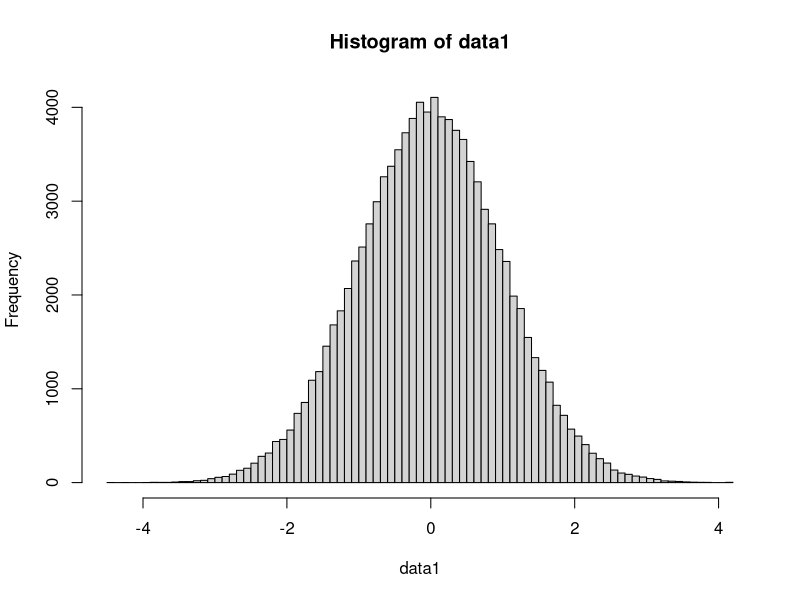

Here is the R script that generated this plot: (Note: this script raises an error after producing the figure.)

###
### normal distribution tests. Corruption. What to do? ECC test?
###


n <- 100000
data1 <- rnorm(n, mean = 0, sd = 1)  # Generate 100 Gaussian data points
hist(data1, breaks = 100)
# Perform KS test against a standard normal distribution
ks.test(data1, "pnorm", mean = 0, sd = 1)


data2 <- data_gaussian_corrupted_1D(N = n, m = 0, s2 = 1, l = 1, r = 1.1)
hist(data2, breaks = 100)
ks.test(data2, "pnorm", mean = 0, sd = 1)

data3 <- floor(data1*10)/10 + runif(length(data1), -1e-6, 1e-6)
hist(data3, breaks = 100)
ks.test(data3, "pnorm", mean = 0, sd = 1)

library(nortest)
data3 <- floor(data1*100)/100
ad.test(data3)  # Anderson-Darling test
shapiro.test(data3)  # Shapiro-Wilk test (for small samples)

data4 <- floor(data1*10)/10
barplot(table(data4))
ad.test(data4)  # Anderson-Darling test
shapiro.test(data4)  # Shapiro-Wilk test (for small samples)
